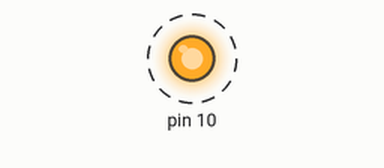
This sketch was run on a simulated Arduino Uno, built with avr-gcc and run on an emulated ATmega328P. On the bench: output pins drawn as LEDs (lit = HIGH). Dashed ring = blinking. What the sketch prints to the serial monitor is not drawn.

Above: at 0.5 s.
Timing chart, 0 to 4.6 s (numbered marks = the images above):
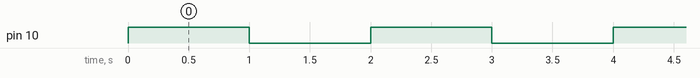

Measured:
- by itself, pin 10: alternates HIGH for 1.0 s and LOW for 1.0 s

The sketch:

prg00.ino
```cpp
void setup() {
  Serial.begin(115200);
  Serial.println(__FILE__);
  pinMode(10, OUTPUT);
}

void loop() {
  static int n=0;

  digitalWrite(10,HIGH);
  Serial.print("ALT ");
  Serial.println(n);
  delay(1000);
  n++;
  digitalWrite(10,LOW);
  Serial.print("BAIX ");
  Serial.println(n);
  delay(1000);
  n++;
  if(n>3){
    n=0;
  }
}
```
